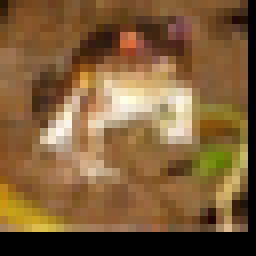
#> input picture example/original_image.png, 32 x 32 px, found by its file name (shown 8 times larger)
$ python histogram_comp.py
#> lines starting #> are read from the running program, lines starting #| are printed output that depends on the picture
from PIL import ImageChops, Image
import matplotlib.pyplot as plt
import numpy as np

actual_error = 0
im1 = Image.open("/home/ekagra/Desktop/Study/MA/code/example/original_image.png")
#> im1 is the input picture: PIL image 32x32 RGB; mean R, G, B 126.1, 93.9, 56.9
x = np.array(im1.histogram())
#> x = 768 values, max 127 at index 512, min 0 at index 1, mean 4

im2 = Image.open("/home/ekagra/Desktop/Study/MA/code/example/augmented_image.png")
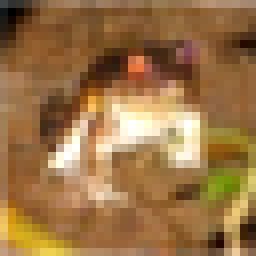
#> input picture example/augmented_image.png, 32 x 32 px, found by its file name (shown 8 times larger)
#> im2 is the input picture: PIL image 32x32 RGB; mean R, G, B 154.3, 114.9, 69.9
y = np.array(im2.histogram())
#> y = 768 values, max 30 at index 255, min 0 at index 1, mean 4

try:
    if len(x) == len(y):
        error = np.sqrt(((x - y) ** 2).mean())
#> error = 8.69
        error = str(error)[:2]
#> error = '8.'
        actual_error = float(100) - float(error)
#> actual_error = 92
    diff = ImageChops.difference(im1, im2).getbbox()
#> diff = (0, 0, 32, 32)
    if diff:
        print("Not Duplicate Image")
        print("Matching Images In percentage: ", actual_error, "\t%")
#| Matching Images In percentage:  92.0 	%
        f = plt.figure()
        text_lable = str("Matching Images Percentage " + str(actual_error) + "%")
#> text_lable = 'Matching Images Percentage 92.0%'
        plt.suptitle(text_lable)
        f.add_subplot(1, 2, 1)
        plt.imshow(im1)
        f.add_subplot(1, 2, 2)
        plt.imshow(im2)
        plt.show(block=True)
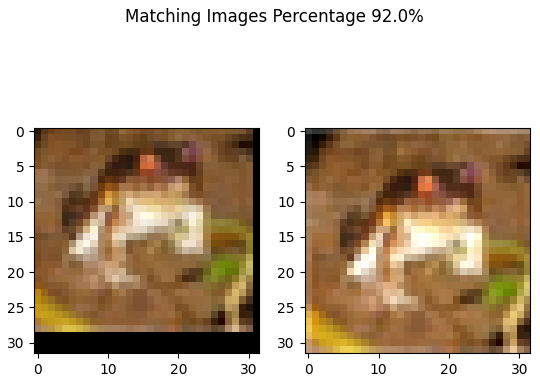
#> figure drawn by matplotlib, 2 panels
    else:
        print("Duplicate Image")
        print("Matching Images In percentage: ", actual_error, "%")
        f = plt.figure()
        text_lable = str("Matching Images Percentage" + str(actual_error) + "%")
        plt.suptitle(text_lable)
        f.add_subplot(1, 2, 1)
        plt.imshow(im1)
        f.add_subplot(1, 2, 2)
        plt.imshow(im2)
        plt.show(block=True)

except ValueError as identifier:
    f = plt.figure()
    text_lable = str("Matching Images Percentage " + str(actual_error) + "%")
    plt.suptitle(text_lable)
    f.add_subplot(1, 2, 1)
    plt.imshow(im1)
    f.add_subplot(1, 2, 2)
    plt.imshow(im2)
    plt.show(block=True)
    print("identifier: ", identifier)
